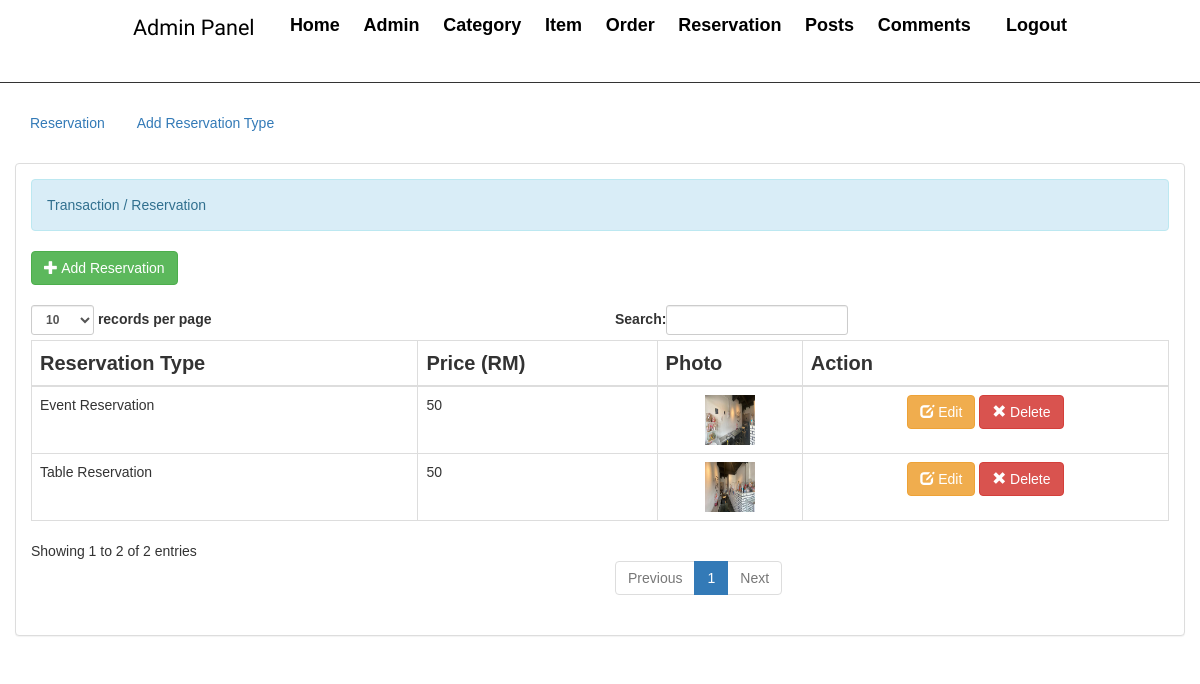
The app's page /admin/reservation_type.php (signed in) with its own data.
### tables this page shows
CREATE TABLE `reservation` (
  `reservation_id` int(11) NOT NULL,
  `reservation_type` varchar(50) NOT NULL,
  `reservation_price` varchar(11) NOT NULL,
  `photo` varchar(100) DEFAULT NULL
);

### admin/reservation_type.php (the view, shortened to what this page needs)
<!DOCTYPE html>
<?php include("partials/menu.php"); ?>
<?php
	require 'name.php';
?>
<html lang = "en">
	<head>
		<link rel = "stylesheet" type = "text/css" href = "../css/bootstrap.css " />
		<link rel = "stylesheet" type = "text/css" href = "../css/style.css" />
	</head>
<body>
	<div class = "container-fluid">
		<br>
		<ul class = "nav nav-pills">
			<li><a href = "reserve.php">Reservation</a></li>
			<li><a href = "reservation_type.php">Add Reservation Type</a></li>
		</ul>
	</div>
	<br />
	<div class = "container-fluid">
		<div class = "panel panel-default">
			<div class = "panel-body">
				<div class = "alert alert-info">Transaction / Reservation</div>
				<a class = "btn btn-success" href = "add_reservation.php"><i class = "glyphicon glyphicon-plus"></i> Add Reservation</a>
				<br />
				<br />
				<table id = "table" class = "table table-bordered">
					<thead>
						<tr>
							<th>Reservation Type</th>
							<th>Price (RM)</th>
							<th>Photo</th>
							<th>Action</th>
						</tr>
					</thead>
					<tbody>
					<?php
						$query = $conn->query("SELECT * FROM `reservation`") or die(mysqli_error());
						while($fetch = $query->fetch_array()){
					?>
						<tr>
							<td><?php echo $fetch['reservation_type']?></td>
							<td><?php echo $fetch['reservation_price']?></td>
							<td><center><img src = "../photo/<?php echo $fetch['photo']?>" height = "50" width = "50"/></center></td>
							<td><center><a class = "btn btn-warning" href = "edit_reservation.php?reservation_id=<?php echo $fetch['reservation_id']?>">
							<i class = "glyphicon glyphicon-edit"></i> Edit</a>
							<a class = "btn btn-danger" onclick = "confirmationDelete(this); return false;" href = "delete_reservation.php?reservation_id=<?php echo $fetch['reservation_id']?>"><i class = "glyphicon glyphicon-remove"></i>
							Delete</a></center></td>
						</tr>
					<?php
						}
					?>
					</tbody>
				</table>
			</div>
		</div>
	</div>
	<br />
	<br />
</body>
</html>

### css/admin.css (style rules this page uses)
* { margin: 0 0; padding: 0 0; font-family: Arial, Helvetica, sans-serif; }
table tr th { border-bottom: 1px solid black; padding: 1%; text-align: left; font-size: 20px; }
table tr td { padding: 2%; }
.btn-danger { background-color: #ff6b81; color: white; font-weight: bold; padding: 0.5%; }

### records on screen
reservation: reservation_type "Event Reservation", reservation_price "50", photo (picture)
reservation: reservation_type "Table Reservation", reservation_price "50", photo (picture)
